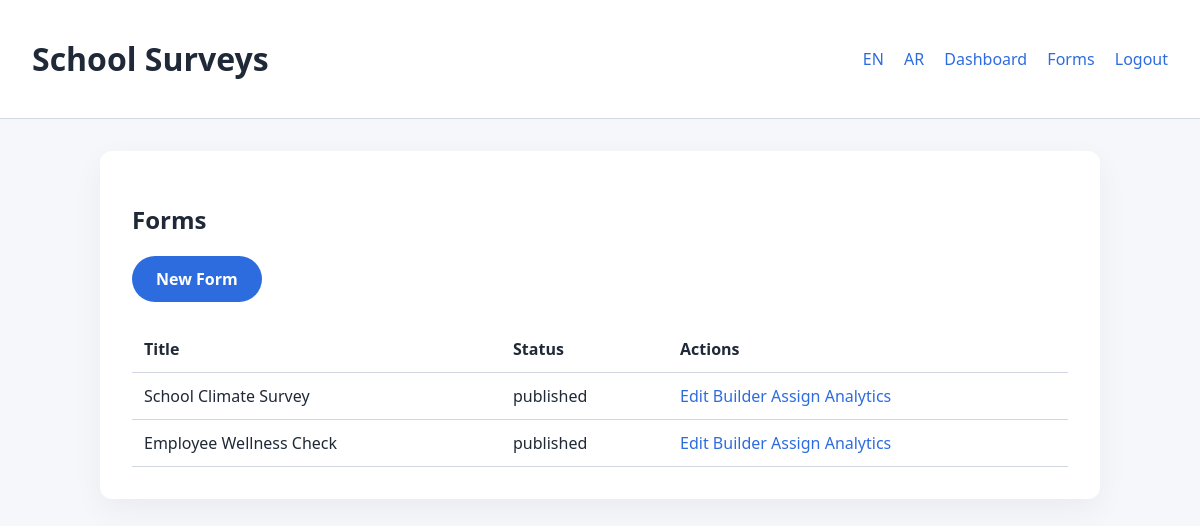
/forms (signed in), run on the app's committed database.
### tables this page shows
CREATE TABLE forms (
    id INT AUTO_INCREMENT PRIMARY KEY,
    owner_id INT NOT NULL,
    title VARCHAR(255) NOT NULL,
    description TEXT,
    status ENUM('draft','published') DEFAULT 'draft',
    allow_anonymous TINYINT(1) DEFAULT 0,
    allow_edits TINYINT(1) DEFAULT 0,
    target_audience ENUM('families','employees','both') DEFAULT 'families',
    settings JSON,
    created_at TIMESTAMP DEFAULT CURRENT_TIMESTAMP,
    updated_at TIMESTAMP DEFAULT CURRENT_TIMESTAMP ON UPDATE CURRENT_TIMESTAMP,
    FOREIGN KEY (owner_id) REFERENCES users(id)
);

### app/controllers/BaseController.php (called while the page is built, shortened)
<?php
class BaseController
{
    protected function view(string $template, array $data = []): void
    {
        include __DIR__ . '/../views/layout.php';
    }
}

### app/controllers/FormController.php (called while the page is built, shortened)
<?php
class FormController extends BaseController
{
    private Form $forms;
    public function __construct(PDO $pdo)
    {
        $this->forms = new Form($pdo);
    }
    public function index(): void
    {
        $user = Auth::user();
        $forms = $this->forms->allByOwner($user['id'], $user['role']);
        $this->view('forms/index', compact('forms', 'user'));
    }
}

### public/index.php (called while the page is built, shortened)
<?php
$config = require __DIR__ . '/../config.php';
$dsn = sprintf('mysql:host=%s;port=%d;dbname=%s;charset=%s', $config['db']['host'], $config['db']['port'], $config['db']['database'], $config['db']['charset']);
$pdo = new PDO($dsn, $config['db']['username'], $config['db']['password'], [
    PDO::ATTR_ERRMODE => PDO::ERRMODE_EXCEPTION,
]);
$router = new Router();
$authController = new AuthController($pdo);
$dashboardController = new DashboardController($pdo);
$formController = new FormController($pdo);
$builderController = new BuilderController($pdo);
$assignController = new AssignController($pdo);
$responseController = new ResponseController($pdo);
$analyticsController = new AnalyticsController($pdo);
$exportController = new ExportController($pdo);
$localeController = new LocaleController($pdo);
$router->get('/', fn() => header('Location: /login'));
$router->get('/login', fn() => $authController->showLogin());
$router->post('/login', fn() => $authController->login());
$router->get('/logout', fn() => $authController->logout());
$router->get('/locale/en', fn() => $localeController->switch('en'));
$router->get('/locale/ar', fn() => $localeController->switch('ar'));
$router->get('/dashboard', function () use ($dashboardController) {
    AuthMiddleware::requireLogin(['admin', 'employee'])(function () use ($dashboardController) {
        $dashboardController->index();
    });
});
$router->get('/forms', function () use ($formController) {
    AuthMiddleware::requireLogin(['admin', 'employee'])(function () use ($formController) {
        $formController->index();
    });
});
$router->get('/forms/create', function () use ($formController) {
    AuthMiddleware::requireLogin(['admin', 'employee'])(function () use ($formController) {
        $formController->create();
    });
});
$router->post('/forms', function () use ($formController) {
    AuthMiddleware::requireLogin(['admin', 'employee'])(function () use ($formController) {
        $formController->store();
    });
});
$router->get('/forms/(\d+)/edit', function ($id) use ($formController) {
    AuthMiddleware::requireLogin(['admin', 'employee'])(function () use ($formController, $id) {
        $formController->edit((int)$id);
    });
});
$router->post('/forms/(\d+)', function ($id) use ($formController) {
    AuthMiddleware::requireLogin(['admin', 'employee'])(function () use ($formController, $id) {
        $formController->update((int)$id);
    });
});
$router->get('/forms/(\d+)/builder', function ($id) use ($builderController) {
    AuthMiddleware::requireLogin(['admin', 'employee'])(function () use ($builderController, $id) {
        $builderController->builder((int)$id);
    });
});
$router->post('/forms/(\d+)/questions', function ($id) use ($builderController) {
    AuthMiddleware::requireLogin(['admin', 'employee'])(function () use ($builderController, $id) {
        $builderController->addQuestion((int)$id);
    });
});
$router->post('/forms/(\d+)/reorder', function ($id) use ($builderController) {
    AuthMiddleware::requireLogin(['admin', 'employee'])(function () use ($builderController, $id) {
        $builderController->reorder((int)$id);
    });
});
$router->get('/forms/(\d+)/assign', function ($id) use ($assignController) {
    AuthMiddleware::requireLogin(['admin', 'employee'])(function () use ($assignController, $id) {
        $assignController->show((int)$id);
    });
});
$router->post('/forms/(\d+)/assign', function ($id) use ($assignController) {
    AuthMiddleware::requireLogin(['admin', 'employee'])(function () use ($assignController, $id) {
        $assignController->assign((int)$id);
    });
});
$router->get('/forms/(\d+)/analytics', function ($id) use ($analyticsController) {
    AuthMiddleware::requireLogin(['admin', 'employee'])(function () use ($analyticsController, $id) {
        $analyticsController->show((int)$id);
    });
});
$router->get('/forms/(\d+)/export/responses', function ($id) use ($exportController) {
    AuthMiddleware::requireLogin(['admin', 'employee'])(function () use ($exportController, $id) {
        $exportController->exportResponses((int)$id);
    });
});
$router->get('/forms/(\d+)/export/analytics', function ($id) use ($exportController) {
    AuthMiddleware::requireLogin(['admin', 'employee'])(function () use ($exportController, $id) {
        $exportController->exportAnalytics((int)$id);
    });
});
$router->get('/respond/([A-Za-z0-9]+)', function ($token) use ($responseController) {
    $responseController->show($token);
});
$router->post('/respond/([A-Za-z0-9]+)', function ($token) use ($responseController) {
    $responseController->submit($token);
});
$router->dispatch($_SERVER['REQUEST_METHOD'], $_SERVER['REQUEST_URI']);

### app/middleware/AuthMiddleware.php (called while the page is built, shortened)
<?php
class AuthMiddleware
{
    public static function requireLogin(array $roles = []): callable
    {
        return function (callable $next) use ($roles) {
            if (!Auth::check()) {
                header('Location: /login');
                exit;
            }
            if ($roles && !Auth::userHasRole($roles)) {
                http_response_code(403);
                echo 'Forbidden';
                return;
            }
            $next();
        };
    }
}

### app/helpers/auth.php (called while the page is built, shortened)
<?php
class Auth
{
    public static function user(): ?array
    {
        return $_SESSION['user'] ?? null;
    }
}

### app/models/BaseModel.php (called while the page is built, shortened)
<?php
abstract class BaseModel
{
    public function __construct(PDO $pdo)
    {
        $this->pdo = $pdo;
    }
}

### app/models/Form.php (called while the page is built, shortened)
<?php
class Form extends BaseModel
{
    public function allByOwner(int $userId, ?string $role = null): array
    {
        if ($role === 'admin') {
            $stmt = $this->pdo->query('SELECT * FROM forms ORDER BY created_at DESC');
            return $stmt->fetchAll(PDO::FETCH_ASSOC);
        }
        $stmt = $this->pdo->prepare('SELECT * FROM forms WHERE owner_id = :owner ORDER BY created_at DESC');
        $stmt->execute(['owner' => $userId]);
        return $stmt->fetchAll(PDO::FETCH_ASSOC);
    }
}

### app/views/forms/index.php (the view)
<section>
    <div class="toolbar">
        <h2>Forms</h2>
        <a class="button" href="/forms/create">New Form</a>
    </div>
    <table>
        <thead>
            <tr>
                <th>Title</th>
                <th>Status</th>
                <th>Actions</th>
            </tr>
        </thead>
        <tbody>
            <?php foreach ($forms as $form): ?>
                <tr>
                    <td><?= htmlspecialchars($form['title']) ?></td>
                    <td><?= htmlspecialchars($form['status']) ?></td>
                    <td>
                        <a href="/forms/<?= $form['id'] ?>/edit">Edit</a>
                        <a href="/forms/<?= $form['id'] ?>/builder">Builder</a>
                        <a href="/forms/<?= $form['id'] ?>/assign">Assign</a>
                        <a href="/forms/<?= $form['id'] ?>/analytics">Analytics</a>
                    </td>
                </tr>
            <?php endforeach; ?>
        </tbody>
    </table>
</section>

### app/router.php (shortened to what this page needs)
<?php
class Router
{
    private array $routes = [];
    public function get(string $path, callable $handler): void
    {
        $this->routes['GET'][] = [$path, $this->compile($path), $handler];
    }
    public function post(string $path, callable $handler): void
    {
        $this->routes['POST'][] = [$path, $this->compile($path), $handler];
    }
    private function compile(string $path): string
    {
        return '#^' . $path . '$#';
    }
    public function dispatch(string $method, string $uri): void
    {
        $path = rtrim(parse_url($uri, PHP_URL_PATH) ?? '/', '/') ?: '/';
        $routes = $this->routes[$method] ?? [];
        foreach ($routes as [$route, $pattern, $handler]) {
            if ($route === $path || preg_match($pattern, $path, $matches)) {
                $params = array_slice($matches ?? [], 1);
                $handler(...$params);
                return;
            }
        }
    }
}

### public/css/styles.css (style rules this page uses)
:root { font-family: 'Segoe UI', sans-serif; color-scheme: light; --primary: #2d6cdf; --background: #f5f7fb; --border: #d3d7e3; }
body.layout { margin: 0; background: var(--background); color: #1f2937; }
a { color: var(--primary); text-decoration: none; }
.auth, .dashboard, section { background: white; padding: 2rem; border-radius: 12px; box-shadow: 0 10px 30px rgba(15, 23, 42, 0.05); }
button, .button { background: var(--primary); color: white; border: none; padding: 0.75rem 1.5rem; border-radius: 999px; cursor: pointer; display: inline-block; font-weight: 600; }
table { width: 100%; border-collapse: collapse; margin-top: 1.5rem; }
table th, table td { padding: 0.75rem; border-bottom: 1px solid var(--border); text-align: start; }

### data on the page
forms: title "School Climate Survey", status "published"
forms: title "Employee Wellness Check", status "published"
